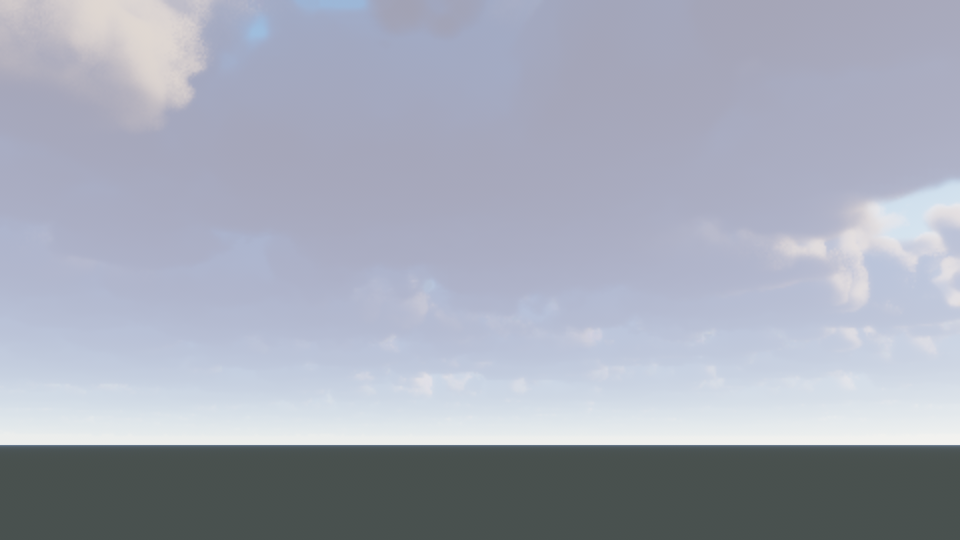
#> input picture tests/golden/n15_175.png, 960 x 540 px
$ python frame_seq_diff.py ../tests/golden/n15_175.png
#> lines starting #> are read from the running program, lines starting #| are printed output that depends on the picture
#!/usr/bin/env python3
"""Flicker metrics over a --seq frame sequence (shots/<pose>_NN.png).
usage: frame_seq_diff.py <glob-or-dir> [--ground-y0 FRAC] [--thr 0.05]
Luma 0..1 on the lower part of the frame (ground; default rows below 0.5 H). Prints:
 dluma  mean |f[t+1]-f[t]|; pct  % pixels with that > thr; flicker  mean |f[t+1]-2f[t]+f[t-1]| (steady drift cancels)."""
import sys, glob, os
import numpy as np
from PIL import Image
a = [x for x in sys.argv[1:] if not x.startswith('--')]
opt = dict(zip(sys.argv[1:], sys.argv[2:]))
y0 = float(opt.get('--ground-y0', 0.5)); thr = float(opt.get('--thr', 0.05))
pat = a[0]; files = sorted(glob.glob(os.path.join(pat, '*.png') if os.path.isdir(pat) else pat))
fr = []
for f in files:
    im = np.asarray(Image.open(f).convert('RGB'), dtype=np.float32) / 255
    l = 0.2126 * im[..., 0] + 0.7152 * im[..., 1] + 0.0722 * im[..., 2]
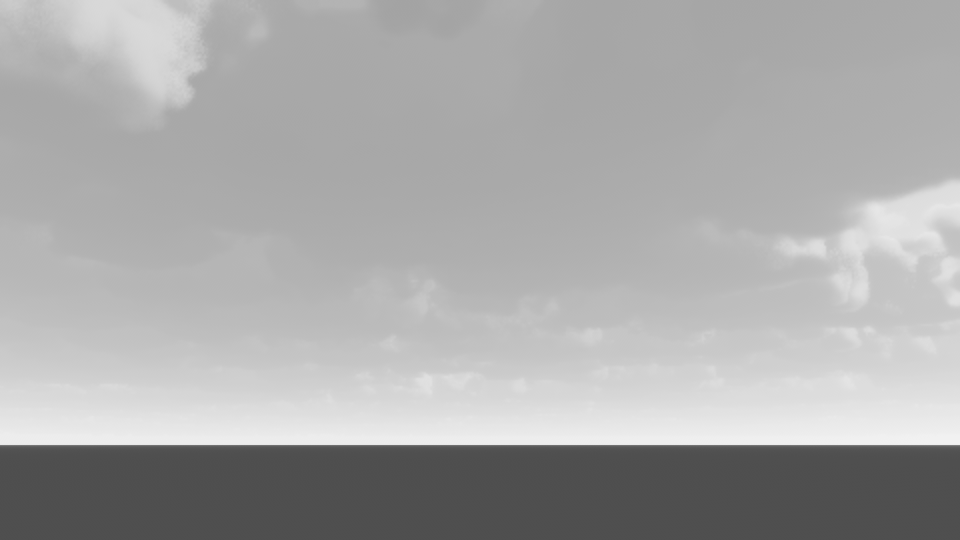
#> l: shape (540, 960) float32; min 0.306, max 0.949, mean 0.661
    fr.append(l[int(l.shape[0] * y0):])
f = np.stack(fr)
d = np.abs(np.diff(f, axis=0))
#> d = empty array
h = np.abs(f[2:] - 2 * f[1:-1] + f[:-2])
#> h = empty array
print(f"n={len(f)} dluma={d.mean():.5f} pct>{thr}={100*(d>thr).mean():.3f} flicker={h.mean():.5f} flicker_pct>{thr}={100*(h>thr).mean():.3f}")
#| n=1 dluma=nan pct>0.05=nan flicker=nan flicker_pct>0.05=nan

$ run again, on tests/golden/ne25_175.png
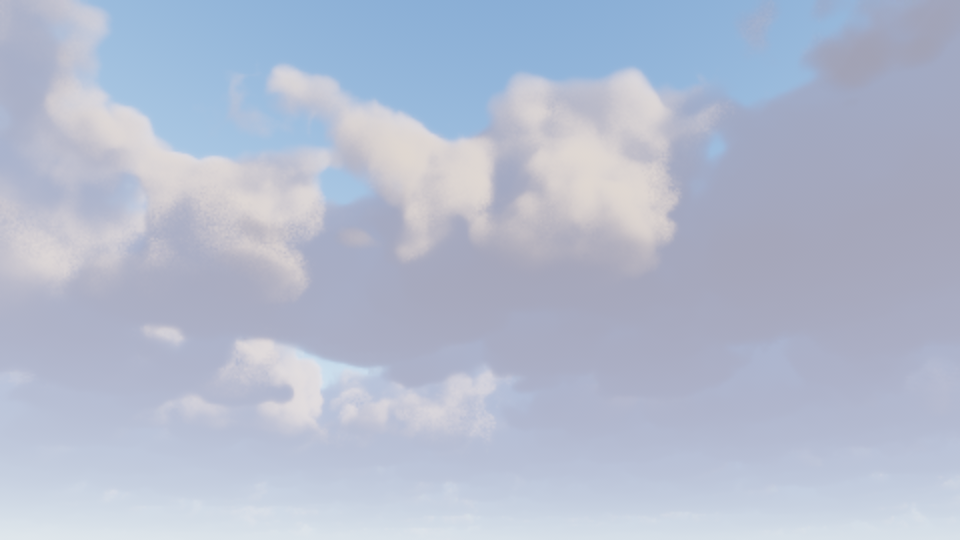
#> input picture tests/golden/ne25_175.png, 960 x 540 px
#> `l = 0.2126 * im[..., 0] + 0.7152 * im[..., 1] + 0.0722 * im[..., 2]`:
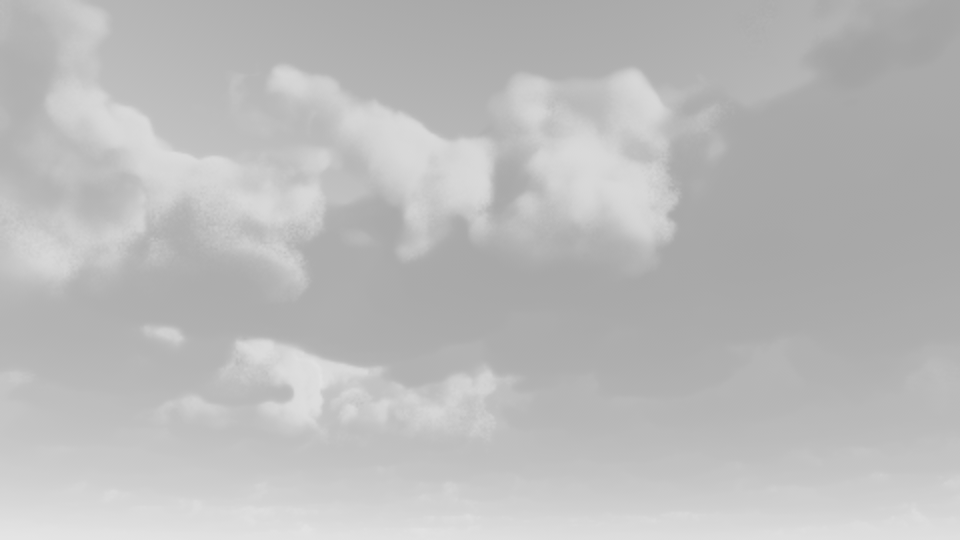
#> l: shape (540, 960) float32; min 0.64, max 0.898, mean 0.736
#> d = empty array
#| n=1 dluma=nan pct>0.05=nan flicker=nan flicker_pct>0.05=nan

$ run again, on tests/golden/nw25_175.png
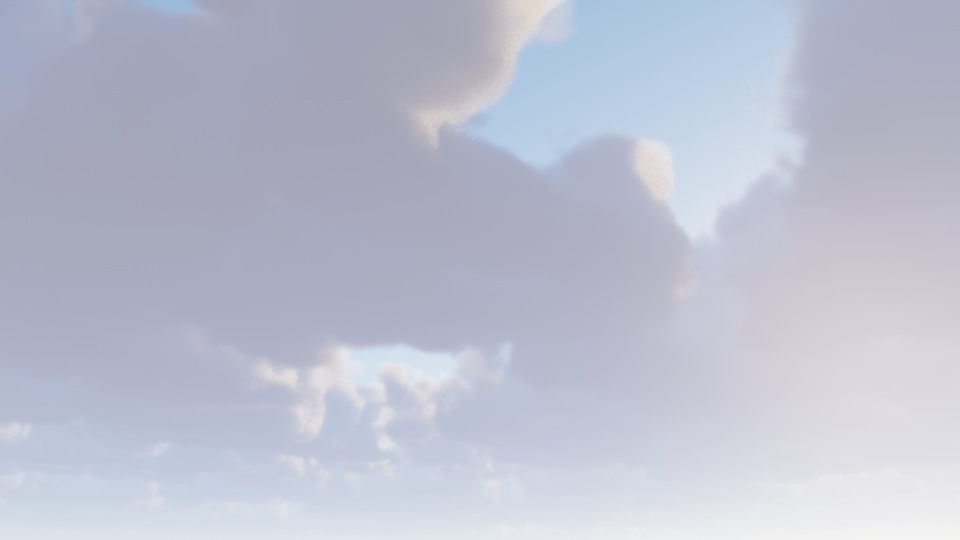
#> input picture tests/golden/nw25_175.png, 960 x 540 px
#> `l = 0.2126 * im[..., 0] + 0.7152 * im[..., 1] + 0.0722 * im[..., 2]`:
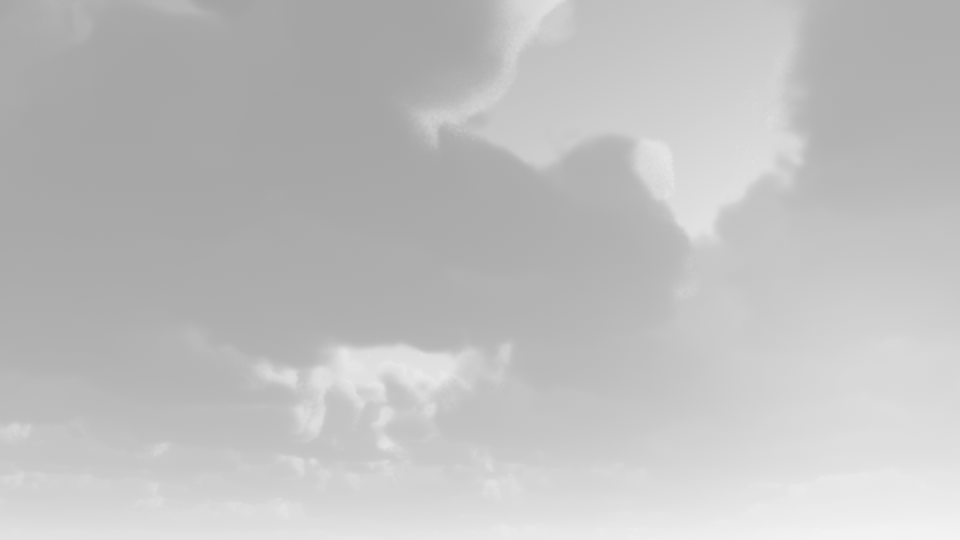
#> l: shape (540, 960) float32; min 0.641, max 0.957, mean 0.753
#> d = empty array
#| n=1 dluma=nan pct>0.05=nan flicker=nan flicker_pct>0.05=nan
